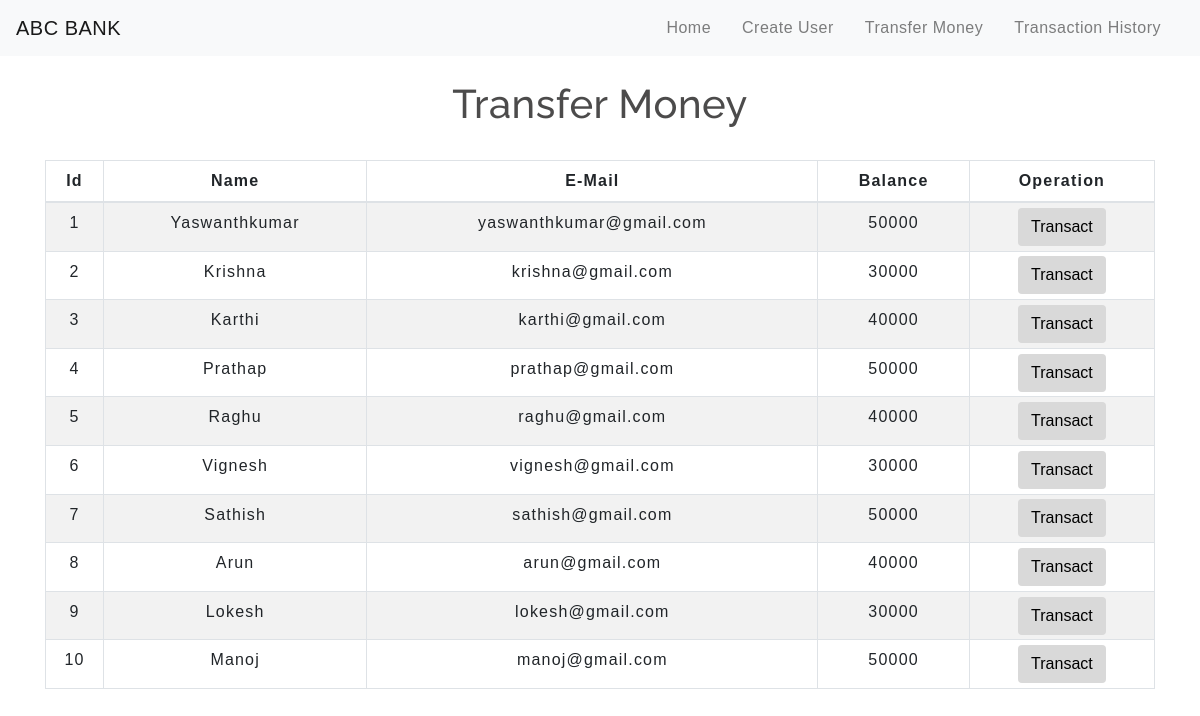
The app's page /transfermoney.php with its own data.
### tables this page shows
CREATE TABLE `users` (
  `id` int(3) NOT NULL,
  `name` text NOT NULL,
  `email` varchar(30) NOT NULL,
  `balance` int(8) NOT NULL
);

### transfermoney.php (the view, shortened to what this page needs)
<!DOCTYPE html>
<html lang="en">
<head>
    <link rel="stylesheet" href="https://maxcdn.bootstrapcdn.com/bootstrap/4.0.0/css/bootstrap.min.css">
    <link rel="stylesheet" type="text/css" href="css/table.css">
    <link rel="stylesheet" type="text/css" href="css/navbar.css">
</head>
<body>
<?php
    include 'config.php';
    $sql = "SELECT * FROM users";
    $result = mysqli_query($conn,$sql);
?>
<?php
  include 'navbar.php';
?>
<div class="container">
        <h2 class="text-center pt-4">Transfer Money</h2>
        <br>
            <div class="row">
                <div class="col">
                    <div class="table-responsive-sm">
                    <table class="table table-hover table-sm table-striped table-condensed table-bordered">
                        <thead>
                            <tr>
                            <th scope="col" class="text-center py-2">Id</th>
                            <th scope="col" class="text-center py-2">Name</th>
                            <th scope="col" class="text-center py-2">E-Mail</th>
                            <th scope="col" class="text-center py-2">Balance</th>
                            <th scope="col" class="text-center py-2">Operation</th>
                            </tr>
                        </thead>
                        <tbody>
                <?php
                    while($rows=mysqli_fetch_assoc($result)){
                ?>
                    <tr>
                        <td class="py-2"><?php echo $rows['id'] ?></td>
                        <td class="py-2"><?php echo $rows['name']?></td>
                        <td class="py-2"><?php echo $rows['email']?></td>
                        <td class="py-2"><?php echo $rows['balance']?></td>
                        <td><a href="selecteduserdetail.php?id= <?php echo $rows['id'] ;?>"> <button type="button" class="btn">Transact</button></a></td>
                    </tr>
                <?php
                    }
                ?>
                        </tbody>
                    </table>
                    </div>
                </div>
            </div>
         </div>
</body>
</html>

### navbar.php (shortened to what this page needs)
<nav class="navbar navbar-expand-md navbar-light bg-light">
<a class="navbar-brand" href="index.php">ABC BANK</a>
<div class="collapse navbar-collapse" id="collapsibleNavbar">
      <ul class="navbar-nav ml-auto">
        <li class="nav-item">
          <a class="nav-link" href="index.php">Home</a>
        </li>
        <li class="nav-item">
          <a class="nav-link" href="createuser.php">Create User</a>
        </li>
        <li class="nav-item">
          <a class="nav-link" href="transfermoney.php">Transfer Money</a>
        </li>
        <li class="nav-item">
          <a class="nav-link" href="transactionhistory.php">Transaction History</a>
        </li>
    </div>
 </nav>

### css/table.css (style rules this page uses)
* { padding: 0; margin: 0; box-sizing: border-box; font-family: sans-serif; }
h2 { font-size: 40px; }
table { letter-spacing: 1.2px; }
td { text-align: center; }
button { border:none; background: #d9d9d9; transition: 1s; }

### css/navbar.css (style rules this page uses)
.nav-link { margin-right: 15px; color:#2F363F; letter-spacing: 0.5px; transition: 0.5s; }
.navbar-brand { color: #4C4B4B; letter-spacing: 0.5px; }
h2 { color: #4C4B4B; letter-spacing: 0.5px; font-family: raleway; }

### transfermoney.php (style rules this page uses)
button { transition: 1.5s; }

### records on screen
users: id "1", name "Yaswanthkumar", email "yaswanthkumar@gmail.com", balance "50000"
users: id "2", name "Krishna", email "krishna@gmail.com", balance "30000"
users: id "3", name "Karthi", email "karthi@gmail.com", balance "40000"
users: id "4", name "Prathap", email "prathap@gmail.com", balance "50000"
users: id "5", name "Raghu", email "raghu@gmail.com", balance "40000"
users: id "6", name "Vignesh", email "vignesh@gmail.com", balance "30000"
users: id "7", name "Sathish", email "sathish@gmail.com", balance "50000"
users: id "8", name "Arun", email "arun@gmail.com", balance "40000"
users: id "9", name "Lokesh", email "lokesh@gmail.com", balance "30000"
users: id "10", name "Manoj", email "manoj@gmail.com", balance "50000"
